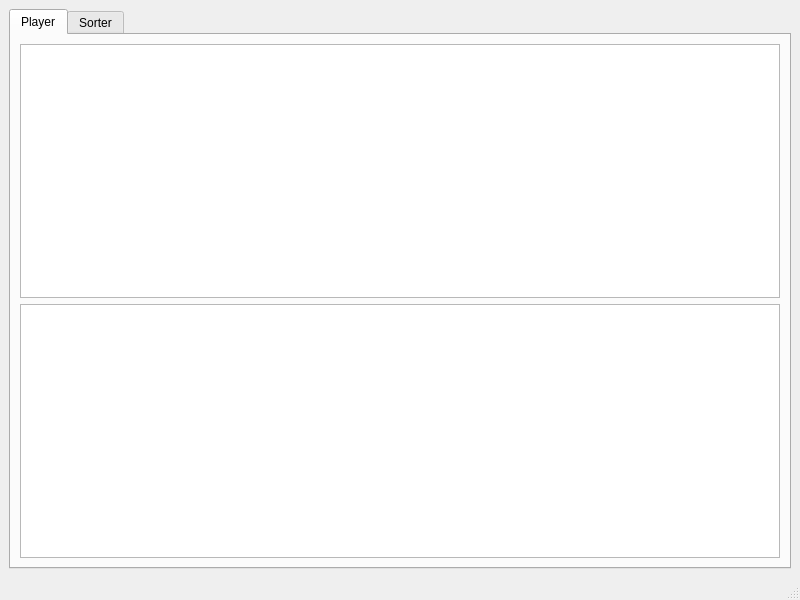
<?xml version="1.0" encoding="UTF-8"?>
<ui version="4.0">
 <class>MainWindow</class>
 <widget class="QMainWindow" name="MainWindow">
  <property name="geometry">
   <rect>
    <x>0</x>
    <y>0</y>
    <width>800</width>
    <height>600</height>
   </rect>
  </property>
  <property name="windowTitle">
   <string>MainWindow</string>
  </property>
  <property name="styleSheet">
   <string notr="true">QTabWidget::tab-bar {
    alignment: center;
}</string>
  </property>
  <widget class="QWidget" name="_centralWidget">
   <layout class="QHBoxLayout" name="horizontalLayout">
    <item>
     <widget class="QTabWidget" name="_tabWidget">
      <property name="currentIndex">
       <number>0</number>
      </property>
      <widget class="QWidget" name="_playerTab">
       <attribute name="title">
        <string>Player</string>
       </attribute>
       <layout class="QGridLayout" name="gridLayout_2">
        <item row="0" column="0">
         <widget class="QColumnView" name="columnView"/>
        </item>
        <item row="1" column="0">
         <widget class="QListView" name="listView"/>
        </item>
       </layout>
      </widget>
      <widget class="QWidget" name="_sorterTab">
       <attribute name="title">
        <string>Sorter</string>
       </attribute>
      </widget>
     </widget>
    </item>
   </layout>
  </widget>
  <widget class="QMenuBar" name="menubar">
   <property name="geometry">
    <rect>
     <x>0</x>
     <y>0</y>
     <width>800</width>
     <height>21</height>
    </rect>
   </property>
  </widget>
  <widget class="QStatusBar" name="statusbar"/>
 </widget>
 <resources/>
 <connections/>
</ui>
